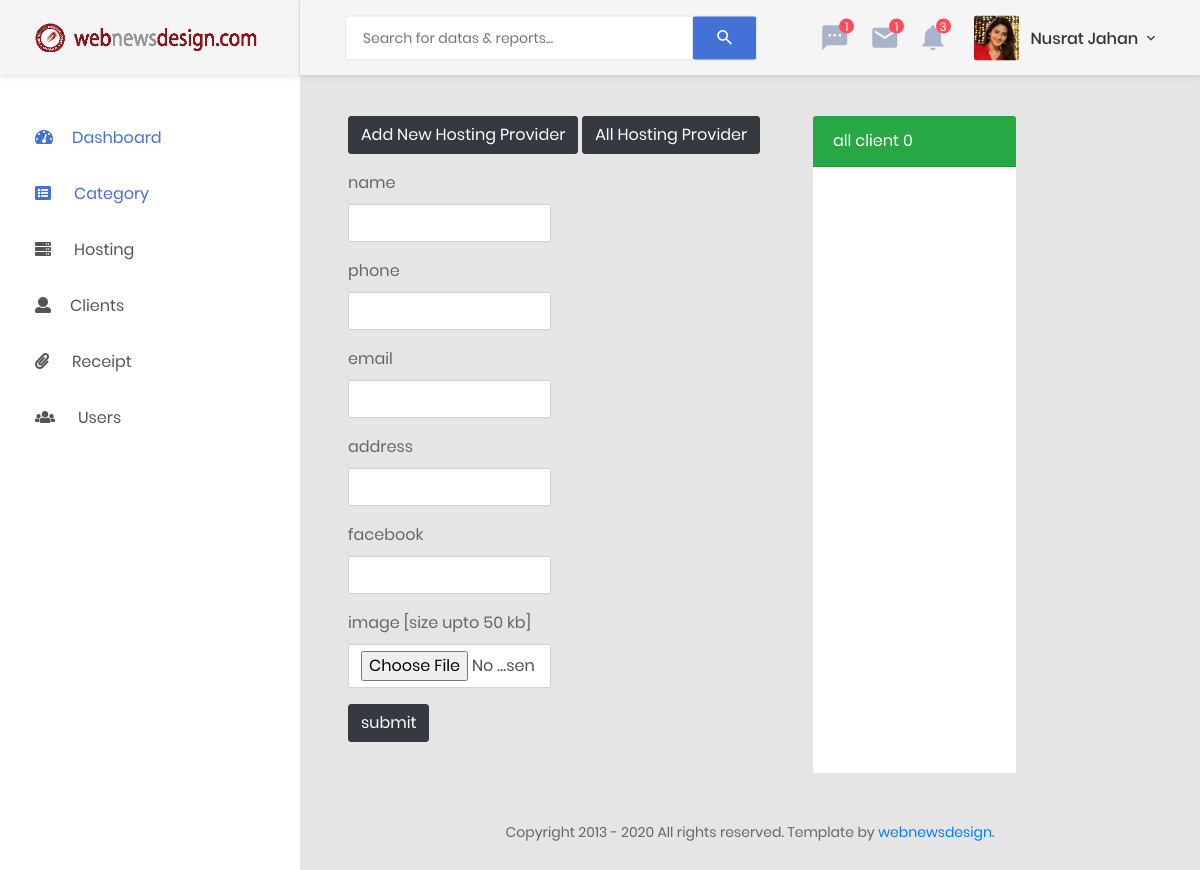
The app's page /add-hosting-provider.php, older data.
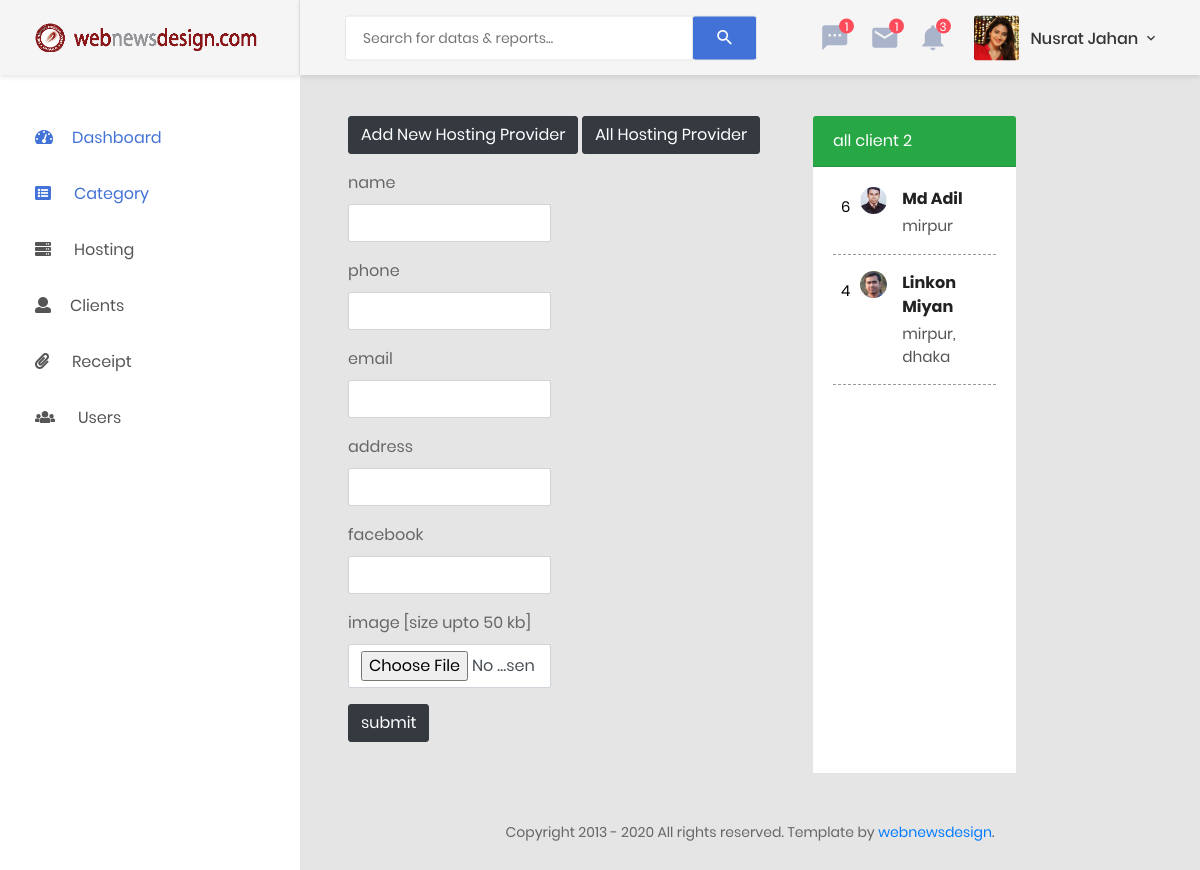
The same page, newer data.
### tables this page shows
CREATE TABLE `hostingprovider` (
  `id` int(11) NOT NULL,
  `name` varchar(100) NOT NULL,
  `phone` varchar(100) NOT NULL,
  `email` varchar(100) NOT NULL,
  `address` varchar(100) NOT NULL,
  `facebook` varchar(100) NOT NULL,
  `image` text NOT NULL
);

### all-hosting-provider.php (the view)
<?php
    $sql ="SELECT count(id) as total FROM hostingprovider ORDER BY id DESC ";
    $result = $conn->query($sql);
    $rows = mysqli_fetch_assoc($result);
?>
<div class="col-md-3">
    <div class="card-header bg-success text-white">
        <p> all client <?php echo $rows['total'];?>  </p>
    </div>
    <div class="card-body bg-white">
        <nav class="all-client">
            <?php
                $sql ="SELECT * FROM hostingprovider ORDER BY id DESC ";
                $result = $conn->query($sql);
            ?>
            <?php while ($rows = mysqli_fetch_assoc($result)) { ?>
                <li>
                  <a href="edit-hosting-provider.php?id=<?php echo $rows['id'];?>">
                      <span class="row p-0 m-0">
                          <span class="col-md-2 p-2 m-0 sl">
                              <p> <?php echo $rows['id']; ?> </p>
                          </span>
                          <div class="col-md-2 p-0 m-0 client-image">
                              <?php
                                  $photo = $rows['image'];
                                  if ($photo) { ?>
                                      <img class="rounded-circle" src=" <?php echo $photo; ?> " alt="">
                                  <?php } else { ?>
                                      <i class="fas fa-user"></i>
                                  <?php } ?>
                          </div>
                          <div class="col-md-8 client-name">
                              <h2> <?php echo $rows['name']; ?> </h2>
                              <p> <?php echo $rows['address']; ?> </p>
                          </div>
                      </span>
                  </a>
              </li>
             <?php } ?>
        </nav>
    </div>
</div>

Row changes from the older to the newer data that the page shows:
added hostingprovider: id "6", image (picture), name "Md Adil", address "mirpur"
added hostingprovider: id "4", image (picture), name "Linkon Miyan", address "mirpur, dhaka"
Text that changed along with them:
$rows['total']: "0" → "2"
